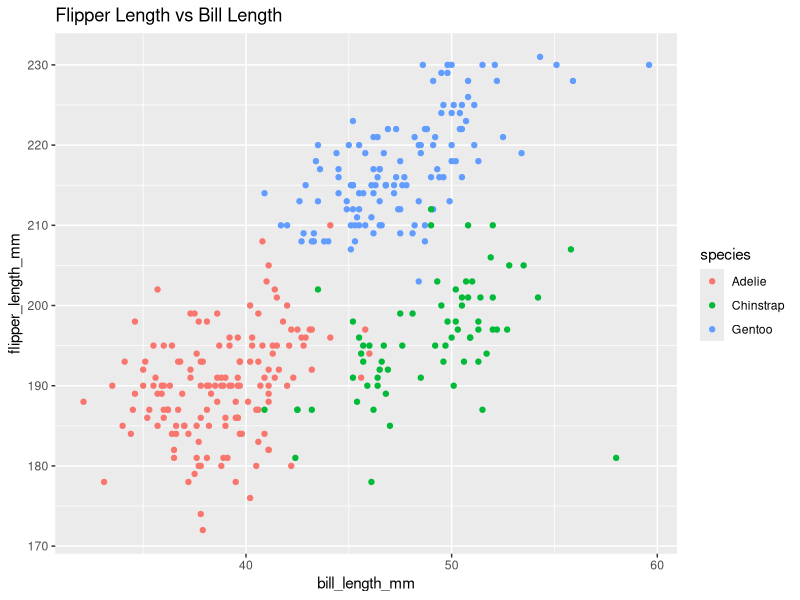
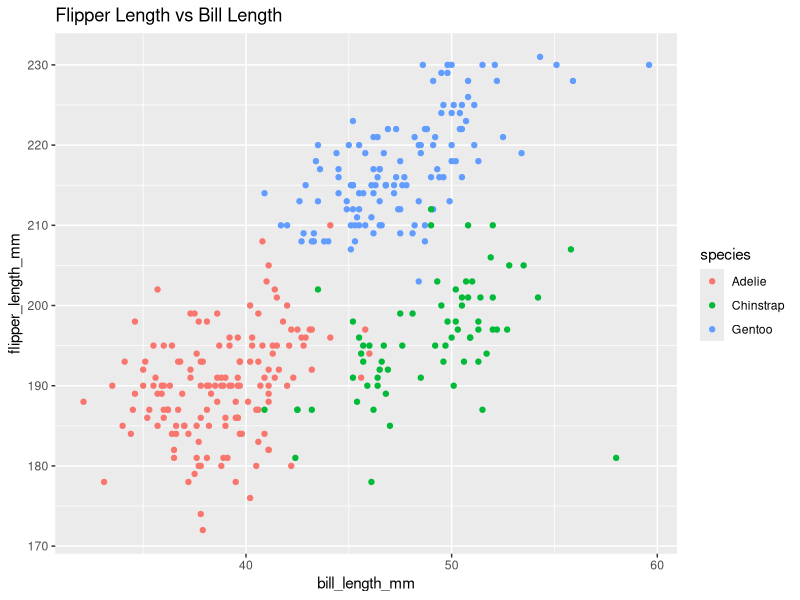

Recreate these plots in R, in order.
## ---- chunk 1
library(tidyverse)
## ---- chunk 2
data("penguins", package = "palmerpenguins")
## ---- chunk 3
# Variable names
key_variables <- colnames(penguins)
# Number of rows
num_rows <- nrow(penguins)
# Number of columns
num_columns <- ncol(penguins)
# Mean flipper length
mean_flipper_length <- mean(pull(penguins, flipper_length_mm), na.rm = TRUE)
# Penguins species
penguins_species <- unique(pull(penguins, species))
## ---- chunk 4
ggplot(penguins, aes(x = bill_length_mm, y = flipper_length_mm, color = species)) +
  geom_point() +
  labs(title = "Flipper Length vs Bill Length")
# Saving the scatterplot
ggsave("penguins_scatterplot.png")
## ---- chunk 5
set.seed(1805)
df = tibble(
  vec_sample = rnorm(10, 0, 1),
  vec_logical = vec_sample > 0,
  vec_char = c("this", "is", "ds", "class", "for", "master", "student", "in", "c", "u"),
  vec_factor = factor(sample(c("low", "med", "high"), 10, replace = TRUE))
)
# Print the data frame
df
## ---- chunk 6
mean(pull(df, vec_sample))
mean(pull(df, vec_logical))
mean(pull(df, vec_char))
mean(pull(df, vec_factor))
